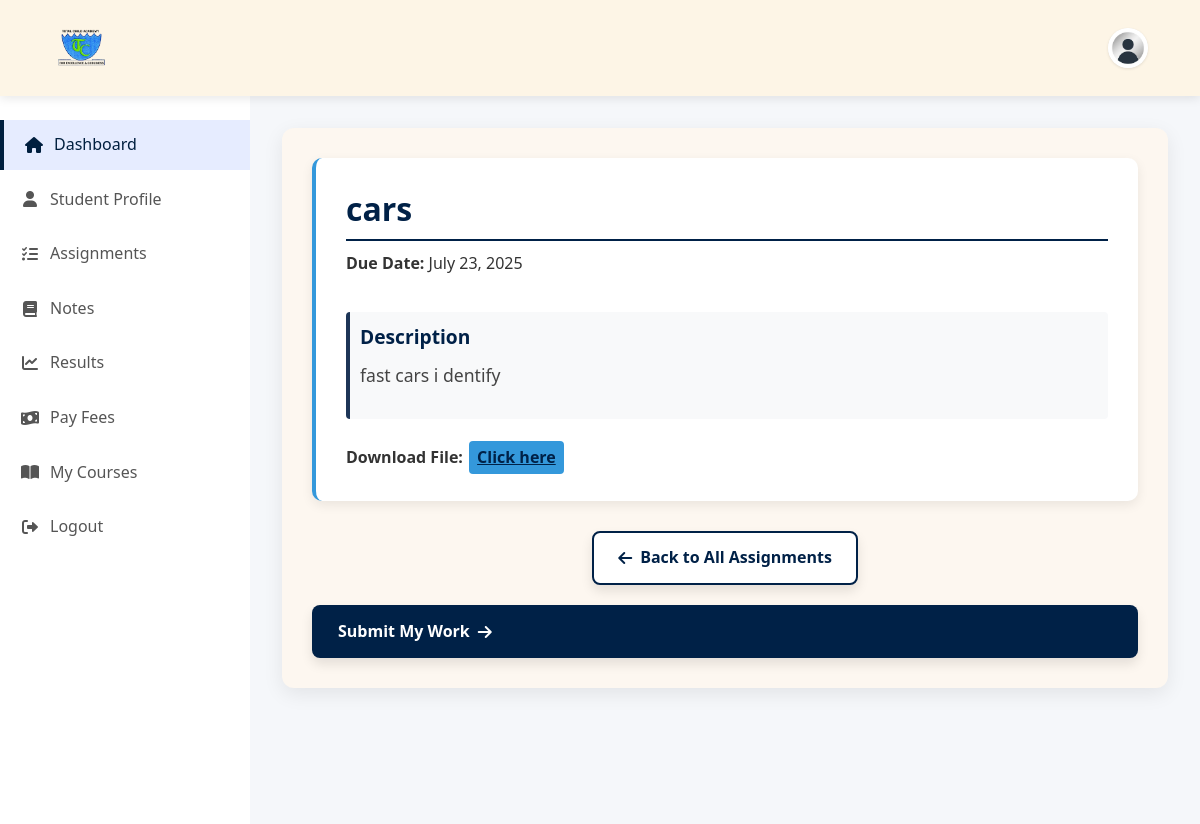
The app's page /assignment/2/ (signed in) with its own data.
### core/models.py (models this page shows, shortened)
class Assignment(models.Model):
    title = models.CharField(max_length=100)
    description = models.TextField()
    file = models.FileField(upload_to='assignments/', blank=True, null=True)
    due_date = models.DateField()
    assigned_class = models.ForeignKey('StudentClass', on_delete=models.CASCADE,  null=True, blank=True )
    teacher = models.ForeignKey(
        settings.AUTH_USER_MODEL,
        on_delete=models.CASCADE,
        null=True, blank=True,
        limit_choices_to={'role': 'teacher'}
    )

### core/views.py (the view)
# urls.py: path('assignment/<int:assignment_id>/', views.assignment_detail_student, name='assignment_detail_student'),
@login_required
def assignment_detail_student(request, assignment_id):
    if request.user.role != 'student':
        return render(request, 'core/unauthorized.html', status=403)
    try:
        student_profile = request.user.studentprofile
    except StudentProfile.DoesNotExist:
        return render(request, 'core/unauthorized.html', {'error': 'Student profile not found.'})
    assignment = get_object_or_404(Assignment, id=assignment_id)
    if assignment.assigned_class != student_profile.student_class:
        return render(request, 'core/unauthorized.html', {
            'error': f'This assignment is for {assignment.assigned_class}, but you are in {student_profile.student_class}'
        })
    return render(request, 'core/assignment_detail_student.html', {
        'assignment': assignment
    })

### core/templates/core/assignment_detail_student.html (shortened to what this page needs)
{% extends 'core/dashboard.html' %}
{% block content %}
<div class="assignment-details-wrapper">
  <div class="assignment-card">
    <h1 class="assignment-title">{{ assignment.title }}</h1>
    <div class="assignment-meta">
      <p><strong>Due Date:</strong> {{ assignment.due_date|date:"F j, Y" }}</p>
    </div>
    <div class="assignment-description">
      <h3>Description</h3>
      <p>{{ assignment.description }}</p>
    </div>
    <div class="assignment-file-section">
      {% if assignment.file %}
        <p><strong>Download File:</strong>
          <a href="{{ assignment.file.url }}" target="_blank" class="download-link">Click here</a>
        </p>
      {% else %}
        <p class="no-file-msg">No file attached.</p>
      {% endif %}
    </div>
  </div>
 <div class="assignment-actions">
    <a href="{% url 'student_assignments' %}" class="assignment-btn back-btn">
        <i class="fas fa-arrow-left"></i> Back to All Assignments
    </a>
    <a href="{% url 'submit_assignment' assignment.id %}" class="assignment-btn submit-btn">
        Submit My Work <i class="fas fa-arrow-right"></i>
    </a>
</div>
</div>
{% endblock %}

### records on screen
Assignment: title "cars", due_date "July 23, 2025", description "fast cars i dentify"
